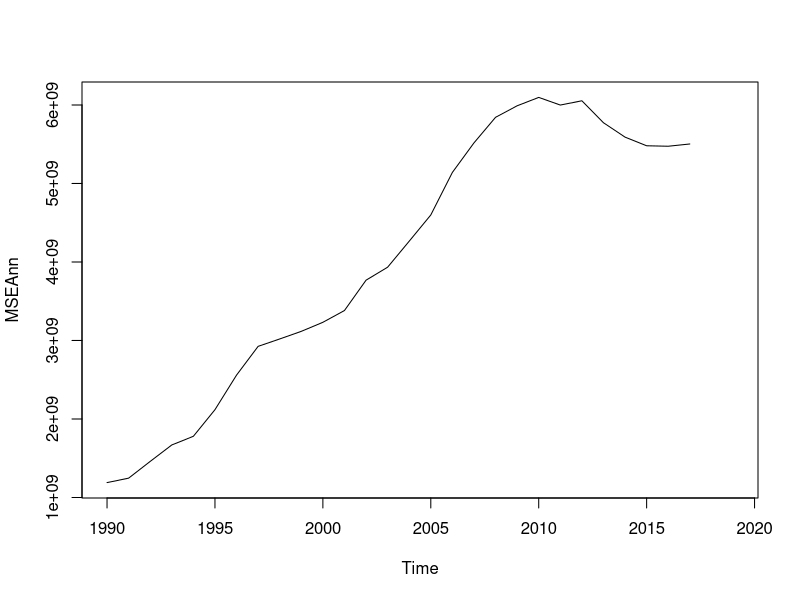
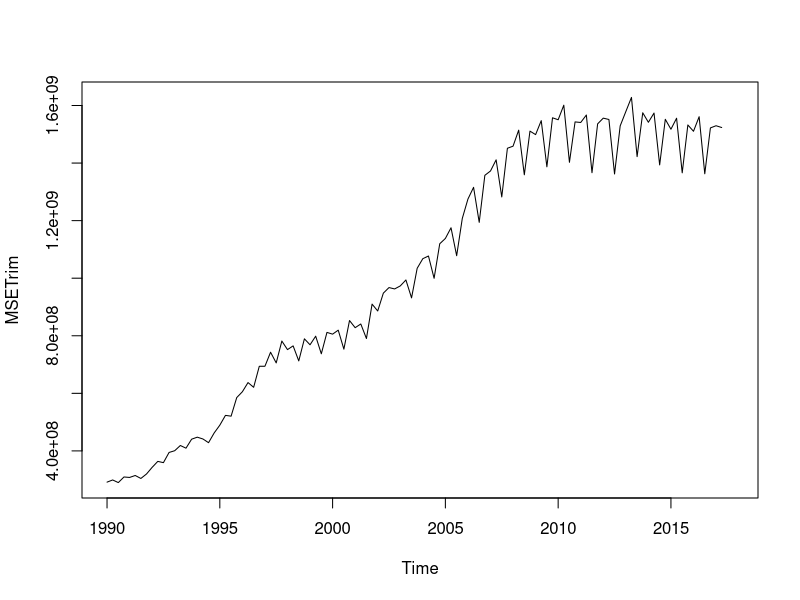
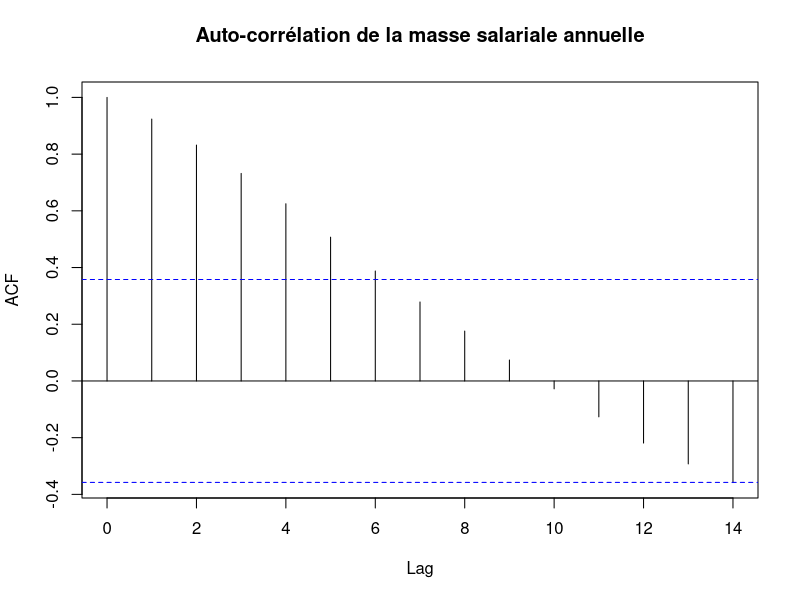
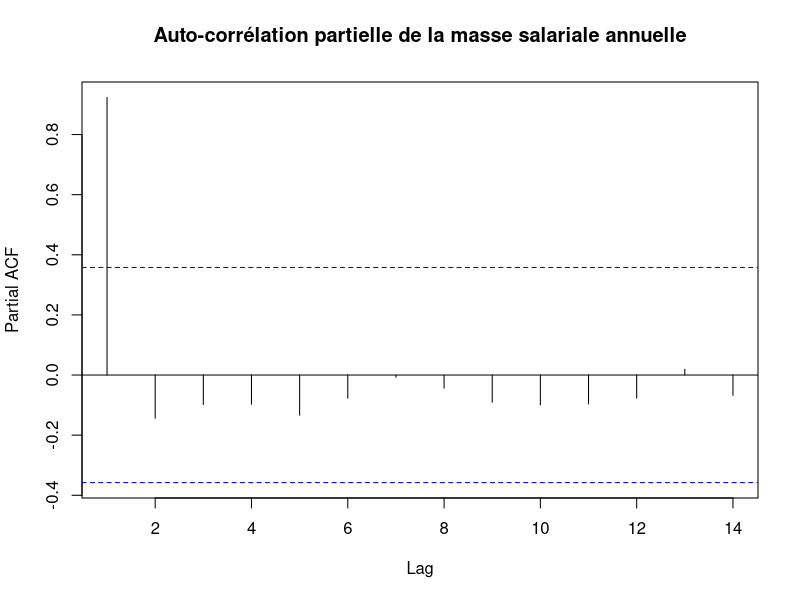
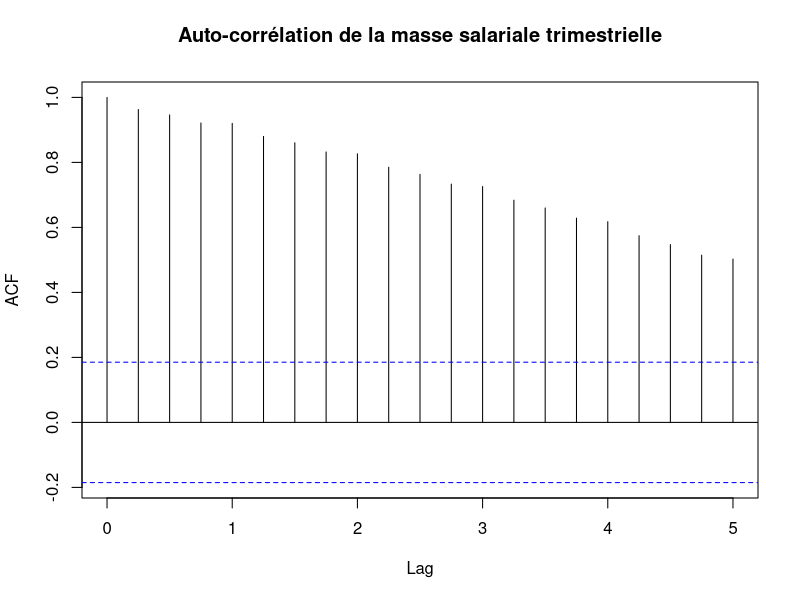
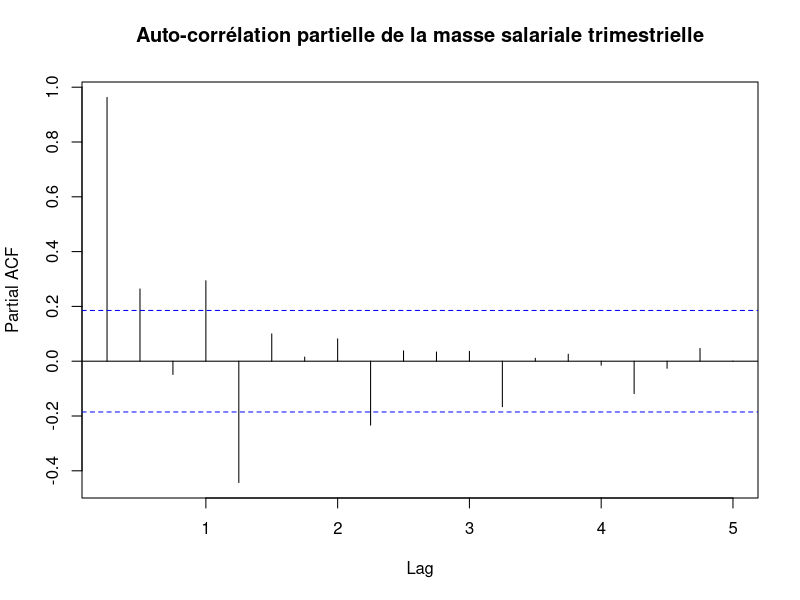
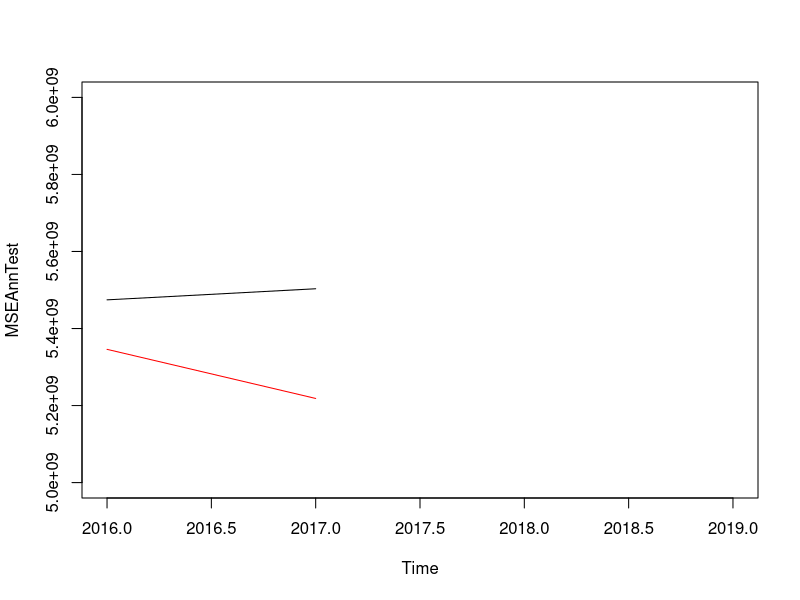
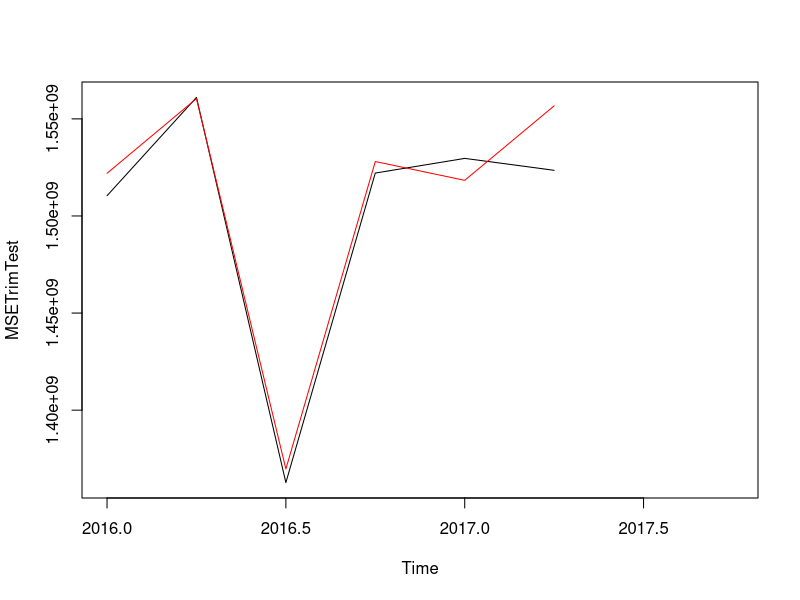

Source code (R) for these figures, in order: (Note: this script raises an error after producing the figures.)
setwd("/home/gis3/pguillot/PFE")
library(tseries)
library(forecast)

annuelle <- read.csv("Data_Annuel.csv", sep=";", dec=",", nrows=30)
trim <- read.csv("Data_Trim.csv", sep=";", dec=",")

#Séries temporelles MSE
MSEAnn <- ts(annuelle$MSE, start = 1990, end = 2019)
MSETrim <- ts(trim$MSE, start=c(1990,1), end = c(2017,4), frequency = 4)
plot(MSEAnn)
plot(MSETrim)
acf(MSEAnn, main="Auto-corrélation de la masse salariale annuelle", na.action=na.pass)
pacf(MSEAnn, main="Auto-corrélation partielle de la masse salariale annuelle", na.action=na.pass)
acf(MSETrim, main="Auto-corrélation de la masse salariale trimestrielle", na.action=na.pass)
pacf(MSETrim, main="Auto-corrélation partielle de la masse salariale trimestrielle", na.action=na.pass)

#On sépare les séries : modélisations jusque 2015, prévision à partir de 2016

MSEAnnTrain <- window(MSEAnn, start=1990, end=2015)
MSETrimTrain <- window(MSETrim, start=1990, end=c(2015,4))
MSEAnnTest <- window(MSEAnn, start=2016)
MSETrimTest <- window(MSETrim, start=2016)

##Modélisation par Holt-Winter
LEMSEAnn <- HoltWinters(MSEAnnTrain,alpha=NULL,beta=NULL,gamma=FALSE)
LEMSETrim <- HoltWinters(MSETrimTrain,alpha=NULL,beta=NULL,gamma=NULL, seasonal = "mul")
LEMSEAnnPred <- predict(LEMSEAnn, n.ahead = 2)
LEMSETrimPred <- predict(LEMSETrim, n.ahead = 6)

plot(MSEAnnTest, type='l', ylim=c(5000000000,6000000000))
lines(LEMSEAnnPred, col="red")

plot(MSETrimTest, type='l')
lines(LEMSETrimPred, col='red')

##Modèles SARIMA
MSEAnnTrainStat <- diff(MSEAnnTrain, differences = 2, lag = 1)

#Stationnarisation de la série
temp <- diff(MSETrimTrain, differences = 1, lag = 1)
MSETrimTrainStat <- diff(test, differences = 1, lag = 4)
plot(MSETrimTrainStat)
Box.test(MSETrimTrainStat, type = "Ljung-Box")
acf(MSETrimTrainStat)
pacf(MSETrimTrainStat)

ARIMAMSETrimTrain <- auto.arima(MSETrimTrain, stationary = F)
plot(ARIMAMSETrimTrain$fitted)
lines(MSETrimTrain, col="red")

ARIMAMSEAnnTrain <- auto.arima(MSEAnnTrain, stationary = F)
plot(ARIMAMSEAnnTrain$fitted)
lines(MSEAnnTrain, col="red")
